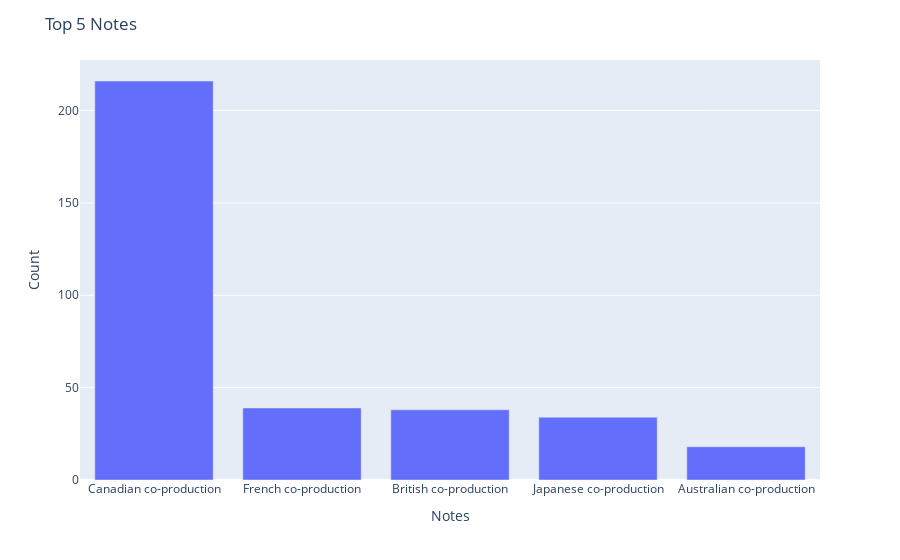

The code cell stored with this chart in its notebook:
### Code cell
fig = px.bar(x = top_5_notes_reset.index, y = top_5_notes_reset.values)
fig.update_layout(title = 'Top 5 Notes', xaxis_title = 'Notes', yaxis_title = 'Count')
fig.show()

### Figure 1 — Plotly figure (JSON) as saved in the notebook; plotly's stock layout.template omitted (floating-point values rounded to 4 significant figures)
{"data": [{"alignmentgroup": "True", "hovertemplate": "x=%{x}<br>y=%{y}<extra></extra>", "legendgroup": "", "marker": {"color": "#636efa", "pattern": {"shape": ""}}, "name": "", "offsetgroup": "", "orientation": "v", "showlegend": false, "textposition": "auto", "type": "bar", "x": ["Canadian co-production", "French co-production", "British co-production", "Japanese co-production", "Australian co-production"], "xaxis": "x", "y": [216, 39, 38, 34, 18], "yaxis": "y"}], "layout": {"barmode": "relative", "legend": {"tracegroupgap": 0}, "margin": {"t": 60}, "title": {"text": "Top 5 Notes"}, "xaxis": {"anchor": "y", "domain": [0, 1], "title": {"text": "Notes"}}, "yaxis": {"anchor": "x", "domain": [0, 1], "title": {"text": "Count"}}}}
